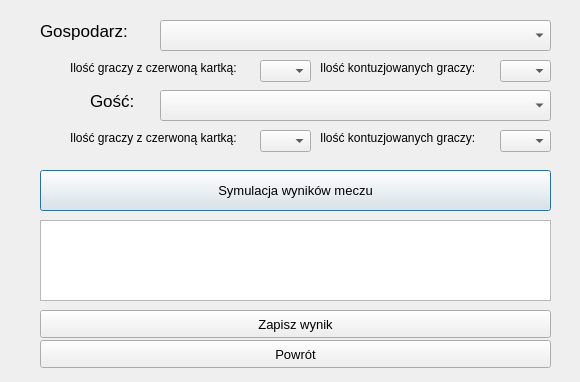
<?xml version="1.0" encoding="UTF-8"?>
<ui version="4.0">
 <class>Dialog</class>
 <widget class="QDialog" name="Dialog">
  <property name="geometry">
   <rect>
    <x>0</x>
    <y>0</y>
    <width>580</width>
    <height>382</height>
   </rect>
  </property>
  <property name="windowTitle">
   <string>Symulacja Meczu</string>
  </property>
  <widget class="QComboBox" name="HomeComboBox">
   <property name="geometry">
    <rect>
     <x>160</x>
     <y>20</y>
     <width>391</width>
     <height>31</height>
    </rect>
   </property>
  </widget>
  <widget class="QComboBox" name="AwayComboBox">
   <property name="geometry">
    <rect>
     <x>160</x>
     <y>90</y>
     <width>391</width>
     <height>31</height>
    </rect>
   </property>
  </widget>
  <widget class="QLabel" name="label">
   <property name="geometry">
    <rect>
     <x>40</x>
     <y>10</y>
     <width>111</width>
     <height>41</height>
    </rect>
   </property>
   <property name="font">
    <font>
     <pointsize>13</pointsize>
    </font>
   </property>
   <property name="text">
    <string>Gospodarz:</string>
   </property>
  </widget>
  <widget class="QLabel" name="label_2">
   <property name="geometry">
    <rect>
     <x>90</x>
     <y>90</y>
     <width>56</width>
     <height>21</height>
    </rect>
   </property>
   <property name="font">
    <font>
     <pointsize>13</pointsize>
    </font>
   </property>
   <property name="text">
    <string>Gość:</string>
   </property>
  </widget>
  <widget class="QLabel" name="label_3">
   <property name="geometry">
    <rect>
     <x>70</x>
     <y>60</y>
     <width>191</width>
     <height>16</height>
    </rect>
   </property>
   <property name="text">
    <string>Ilość graczy z czerwoną kartką:</string>
   </property>
  </widget>
  <widget class="QComboBox" name="HRedComboBox">
   <property name="geometry">
    <rect>
     <x>260</x>
     <y>60</y>
     <width>51</width>
     <height>22</height>
    </rect>
   </property>
  </widget>
  <widget class="QLabel" name="label_4">
   <property name="geometry">
    <rect>
     <x>320</x>
     <y>60</y>
     <width>171</width>
     <height>16</height>
    </rect>
   </property>
   <property name="text">
    <string>Ilość kontuzjowanych graczy:</string>
   </property>
  </widget>
  <widget class="QComboBox" name="HInjurComboBox">
   <property name="geometry">
    <rect>
     <x>500</x>
     <y>60</y>
     <width>51</width>
     <height>22</height>
    </rect>
   </property>
  </widget>
  <widget class="QLabel" name="label_5">
   <property name="geometry">
    <rect>
     <x>320</x>
     <y>130</y>
     <width>171</width>
     <height>16</height>
    </rect>
   </property>
   <property name="text">
    <string>Ilość kontuzjowanych graczy:</string>
   </property>
  </widget>
  <widget class="QComboBox" name="AInjurComboBox">
   <property name="geometry">
    <rect>
     <x>500</x>
     <y>130</y>
     <width>51</width>
     <height>22</height>
    </rect>
   </property>
  </widget>
  <widget class="QLabel" name="label_6">
   <property name="geometry">
    <rect>
     <x>70</x>
     <y>130</y>
     <width>191</width>
     <height>16</height>
    </rect>
   </property>
   <property name="text">
    <string>Ilość graczy z czerwoną kartką:</string>
   </property>
  </widget>
  <widget class="QComboBox" name="ARedComboBox">
   <property name="geometry">
    <rect>
     <x>260</x>
     <y>130</y>
     <width>51</width>
     <height>22</height>
    </rect>
   </property>
  </widget>
  <widget class="QPushButton" name="SimulateButton">
   <property name="geometry">
    <rect>
     <x>40</x>
     <y>170</y>
     <width>511</width>
     <height>41</height>
    </rect>
   </property>
   <property name="font">
    <font>
     <pointsize>10</pointsize>
    </font>
   </property>
   <property name="text">
    <string>Symulacja wyników meczu</string>
   </property>
  </widget>
  <widget class="QPushButton" name="SaveButton">
   <property name="geometry">
    <rect>
     <x>40</x>
     <y>310</y>
     <width>511</width>
     <height>28</height>
    </rect>
   </property>
   <property name="font">
    <font>
     <pointsize>10</pointsize>
    </font>
   </property>
   <property name="text">
    <string>Zapisz wynik</string>
   </property>
  </widget>
  <widget class="QTableWidget" name="tableWidget">
   <property name="geometry">
    <rect>
     <x>40</x>
     <y>220</y>
     <width>511</width>
     <height>81</height>
    </rect>
   </property>
   <property name="font">
    <font>
     <pointsize>7</pointsize>
    </font>
   </property>
   <property name="tabKeyNavigation">
    <bool>true</bool>
   </property>
   <property name="cornerButtonEnabled">
    <bool>false</bool>
   </property>
  </widget>
  <widget class="QPushButton" name="backButton">
   <property name="geometry">
    <rect>
     <x>40</x>
     <y>340</y>
     <width>511</width>
     <height>28</height>
    </rect>
   </property>
   <property name="font">
    <font>
     <pointsize>10</pointsize>
    </font>
   </property>
   <property name="text">
    <string>Powrót</string>
   </property>
  </widget>
 </widget>
 <resources/>
 <connections/>
</ui>
